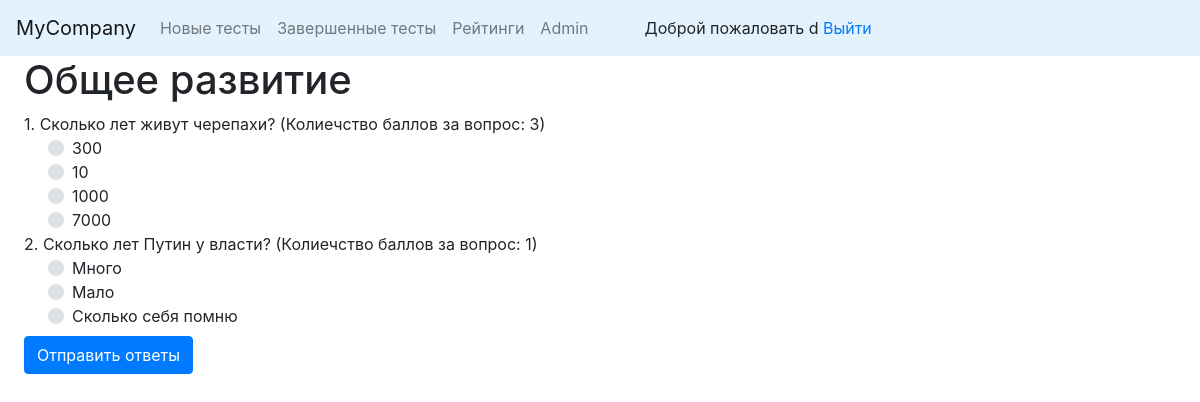
/poll/block/1/ (signed in), run on the app's committed database.
### poll/models.py (models this page shows, shortened)
class Block(models.Model):
    POLL = 'PL'
    TEST = 'TS'
    TYPE_BLOCK_CHOICES = [
        (POLL, 'Опросник'),
        (TEST, 'Тест'),
    ]
    type_block = models.CharField(max_length=2, choices=TYPE_BLOCK_CHOICES,
                                  default=TEST)
    title = models.CharField(max_length=128)
    description = models.TextField(blank=True)
    question_count = models.SmallIntegerField(default=0)
    date_begin = models.DateTimeField('Дата начала теста',
                                      default=timezone.now)
    date_end = models.DateTimeField('Дата окончания теста', blank=True,
                                    null=True)
    available = models.BooleanField(default=False)
    def __str__(self):
        return self.title

class QuestionInBlock(models.Model):
    question = models.ForeignKey(Question, on_delete=models.CASCADE,
                                 related_name='question', null=True)
    block = models.ForeignKey(Block, on_delete=models.CASCADE,
                              related_name='block')
    weight = models.SmallIntegerField(editable=True, default=0)

class Question(models.Model):
    RADIO = 'RB'
    CHECKBOX = 'CB'
    TYPE_VARIANT_CHOICES = [
        (RADIO, 'Радиокнопка'),
        (CHECKBOX, 'Чекбокс'),
    ]
    title = models.CharField(max_length=264)
    image = models.ImageField(null=True, blank=True,
                              upload_to='questions_image/')
    type_variant = models.CharField(max_length=2, choices=TYPE_VARIANT_CHOICES,
                                    default=RADIO)

class Answer(models.Model):
    title = models.CharField(max_length=128, null=True, blank=True)
    question = models.ForeignKey(Question, on_delete=models.CASCADE,
                                 related_name='answer_in_question', null=True)
    correct = models.BooleanField(default=False)

### poll/views.py (the view)
# urls.py: path('block/<int:block_id>/', block_detail, name='block_detail_url'),
@login_required
def block_detail(request, block_id):
    if request.user.is_authenticated:
        template = loader.get_template('block_detail.html')
        block = Block.objects.get(id=block_id)
        questions_in_block = QuestionInBlock.objects.filter(block__id=block_id)
        context_dict = {
            "all_questions": questions_in_block,
            "current_block": block
        }
        return HttpResponse(template.render(context_dict, request))
    else:
        return redirect('login')

### poll/templates/block_detail.html (shortened to what this page needs)
{% extends 'base_poll.html' %}
{% block content %}
    <h1 class="ml-4 mb-2"> {{ current_block }} </h1>
    {% if current_block.type_block == 'TS' %}
        <form action="{% url 'finish_test_url' block_id=current_block.id %}" method="post">
    {% else %}
        <form action="{% url 'finish_interview_url' block_id=current_block.id %}" method="post">
    {% endif %}
        {% for questions_in_block in all_questions %}
        <div>
            <span class="ml-4">{{ forloop.counter }}. {{ questions_in_block.question.title }}
                (Колиечство баллов за вопрос: {{ questions_in_block.weight }}) </span> <br>
            {% for answer in questions_in_block.question.answer_in_question.all %}
                {% if current_block.type_block == 'TS' %}
                    <div class="custom-control custom-radio ml-5">
                        <label class="custom-control-label" for="answer{{answer.id}}">
                            {{ answer.title }}
                        </label>
                    </div>
                {% endif %}
            {% endfor %}
        </div>
        {% endfor %}
        <button class="btn btn-primary ml-4 mt-2" type="submit">Отправить ответы</button>
    </form>
{% endblock %}

### poll/templates/base_poll.html
{% extends 'base.html' %}

### templates/base.html (shortened to what this page needs)
<!DOCTYPE html>
<html lang="en">
<head>
    <link rel="stylesheet" href="https://maxcdn.bootstrapcdn.com/bootstrap/4.0.0/css/bootstrap.min.css">
</head>
<body>
    <nav class="navbar navbar-expand-lg navbar-light" style="background-color: #e3f2fd;">
        <a class="navbar-brand" href="{% url 'index' %}">MyCompany</a>
        <div class="collapse navbar-collapse" id="navbarNavAltMarkup">
            <div class="navbar-nav">
                {% if request.user.is_authenticated %}
                    <a class="nav-item nav-link" href="{% url 'list_of_blocks_url' %}">Новые тесты</a>
                    <a class="nav-item nav-link" href="{% url 'completed_list_url' %}">Завершенные тесты</a>
                    <a class="nav-item nav-link" href="{% url 'rating_url' %}">Рейтинги</a>
                {% endif %}
                {% if request.user.is_authenticated and request.user.is_staff %}
                    <a class="nav-item nav-link" href="/admin/">Admin</a>
                {% endif %}
                {% if request.user.is_authenticated %}
                    <div class="mt-2 ml-5">
                        <span> Доброй пожаловать {{ request.user }} </span>
                        <a href="{% url 'logout' %}">Выйти</a>
                    </div>
                {% endif %}
            </div>
        </div>
    </nav>
    {% block content %}{% endblock %}
</body>
</html>

### data on the page
Block: title "Общее развитие"
QuestionInBlock: question "Сколько лет живут черепахи?", weight "3"
Answer: title "300"
Answer: title "10"
Answer: title "1000"
Answer: title "7000"
QuestionInBlock: question "Сколько лет Путин у власти?", weight "1"
Answer: title "Много"
Answer: title "Мало"
Answer: title "Сколько себя помню"

### other printed values
{{ request.user }} "d"
